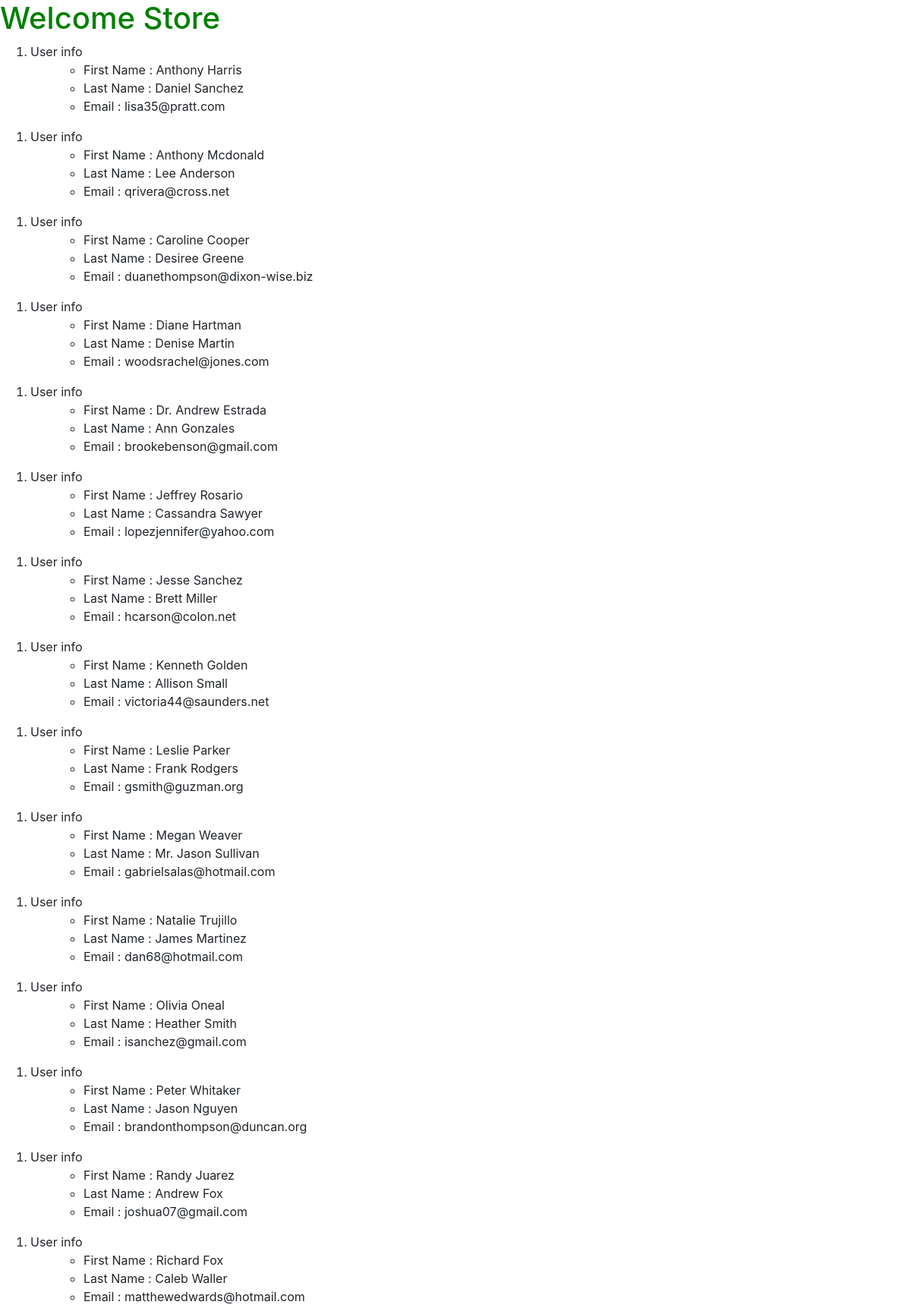
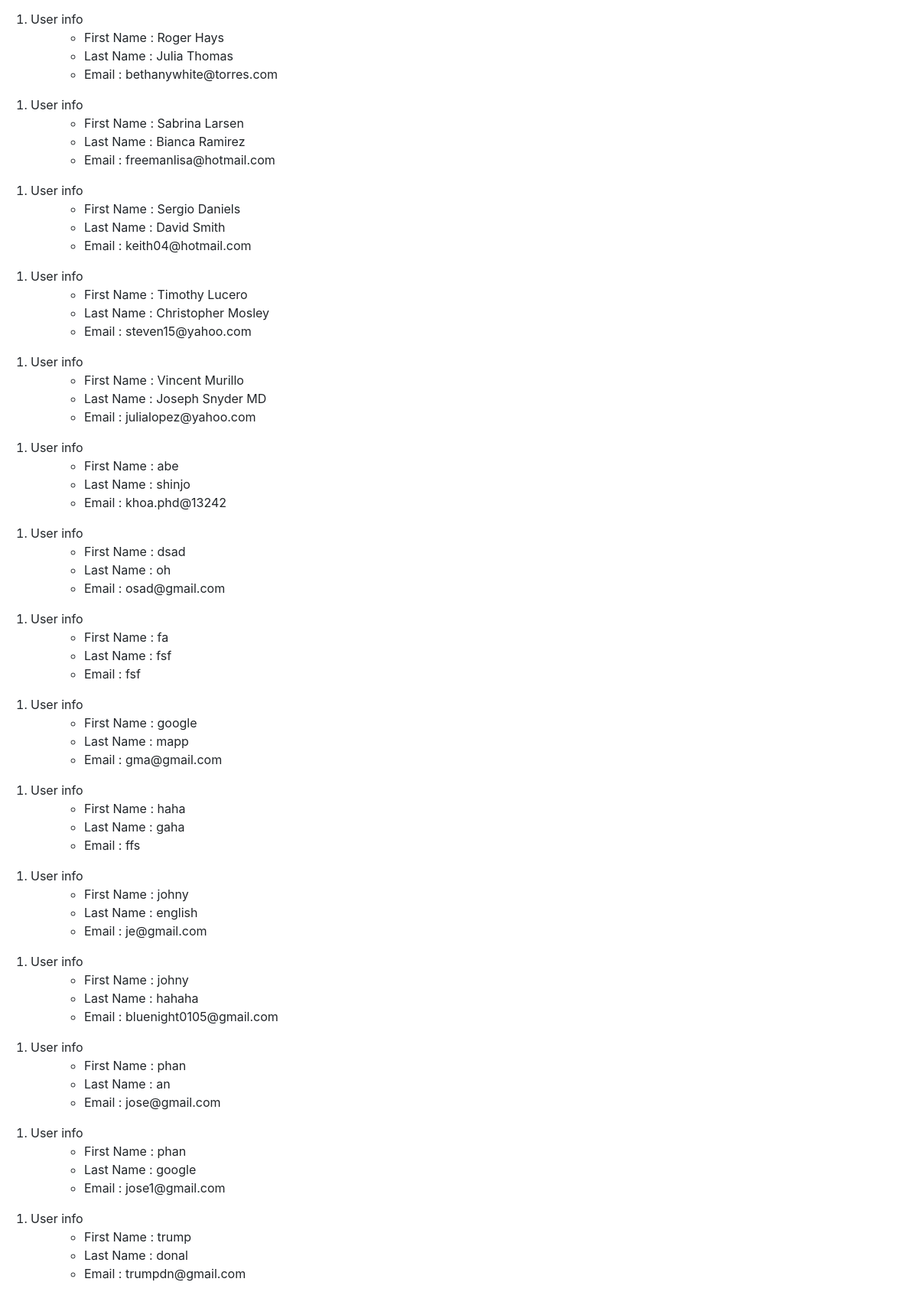
/AppleStore.vn/, run on the app's committed database (2 pictures, top to bottom).
### third_app/models.py (models this page shows, shortened)
class User(models.Model):
    first_name = models.CharField(max_length=264)
    last_name = models.CharField(max_length=264)
    email = models.CharField(max_length=264,unique=False)

### third_app/views.py (the view)
# urls.py: re_path('^AppleStore.vn/',include('third_app.urls')),
def AppleStore(request):
    webPage_list = AccessRecord.objects.order_by('date')
    User_list = User.objects.order_by('first_name')
    data = {'title' : 'AppleStore',
            'header' : 'Welcome Store',
            'access_record' : webPage_list,
            'user_list' : User_list,
            }
    return render(request,'layouts/MasterLayout.html',context = data )

### third_app/models.py (called while the page is built)
    def __str__(self):
        return self.name

### templates/layouts/MasterLayout.html (shortened to what this page needs)
{% load staticfiles %}
<!DOCTYPE html>
<html lang="en" dir="ltr">
  <head>
    <link rel="stylesheet" href="{% static "css/style.css" %}">
    <link rel="stylesheet" href="https://stackpath.bootstrapcdn.com/bootstrap/4.4.1/css/bootstrap.min.css">    <title>{{Title}}</title>
  </head>
  <body>
      <h1>{{header}}</h1>
      {% if user_list %}
        {% for user in user_list %}
          <ol>
            <li>User info </li>
            <ul>
              <li>First Name : {{user.first_name}}</li>
              <li>Last Name : {{user.last_name}}</li>
              <li>Email : {{user.email}}</li>
            </ul>
          </ol>
        {% endfor %}
      {% endif %}
  </body>
</html>

### static/css/style.css (style rules this page uses)
h1 { color: green; }
ul li { margin-left: 30px; }

### data on the page
User: first_name "Anthony Harris", last_name "Daniel Sanchez", email "lisa35@pratt.com"
User: first_name "Anthony Mcdonald", last_name "Lee Anderson", email "qrivera@cross.net"
User: first_name "Caroline Cooper", last_name "Desiree Greene", email "duanethompson@dixon-wise.biz"
User: first_name "Diane Hartman", last_name "Denise Martin", email "woodsrachel@jones.com"
User: first_name "Dr. Andrew Estrada", last_name "Ann Gonzales", email "brookebenson@gmail.com"
User: first_name "Jeffrey Rosario", last_name "Cassandra Sawyer", email "lopezjennifer@yahoo.com"
User: first_name "Jesse Sanchez", last_name "Brett Miller", email "hcarson@colon.net"
User: first_name "Kenneth Golden", last_name "Allison Small", email "victoria44@saunders.net"
User: first_name "Leslie Parker", last_name "Frank Rodgers", email "gsmith@guzman.org"
User: first_name "Megan Weaver", last_name "Mr. Jason Sullivan", email "gabrielsalas@hotmail.com"
User: first_name "Natalie Trujillo", last_name "James Martinez", email "dan68@hotmail.com"
User: first_name "Olivia Oneal", last_name "Heather Smith", email "isanchez@gmail.com"
User: first_name "Peter Whitaker", last_name "Jason Nguyen", email "brandonthompson@duncan.org"
User: first_name "Randy Juarez", last_name "Andrew Fox", email "joshua07@gmail.com"
User: first_name "Richard Fox", last_name "Caleb Waller", email "matthewedwards@hotmail.com"
User: first_name "Roger Hays", last_name "Julia Thomas", email "bethanywhite@torres.com"
User: first_name "Sabrina Larsen", last_name "Bianca Ramirez", email "freemanlisa@hotmail.com"
User: first_name "Sergio Daniels", last_name "David Smith", email "keith04@hotmail.com"
User: first_name "Timothy Lucero", last_name "Christopher Mosley", email "steven15@yahoo.com"
User: first_name "Vincent Murillo", last_name "Joseph Snyder MD", email "julialopez@yahoo.com"
User: first_name "abe", last_name "shinjo", email "khoa.phd@13242"
User: first_name "dsad", last_name "oh", email "osad@gmail.com"
User: first_name "fa", last_name "fsf", email "fsf"
User: first_name "google", last_name "mapp", email "gma@gmail.com"
User: first_name "haha", last_name "gaha", email "ffs"
User: first_name "johny", last_name "english", email "je@gmail.com"
User: first_name "johny", last_name "hahaha", email "bluenight0105@gmail.com"
User: first_name "phan", last_name "an", email "jose@gmail.com"
User: first_name "phan", last_name "google", email "jose1@gmail.com"
User: first_name "trump", last_name "donal", email "trumpdn@gmail.com"

### other printed values
{{ header }} "Welcome Store"
